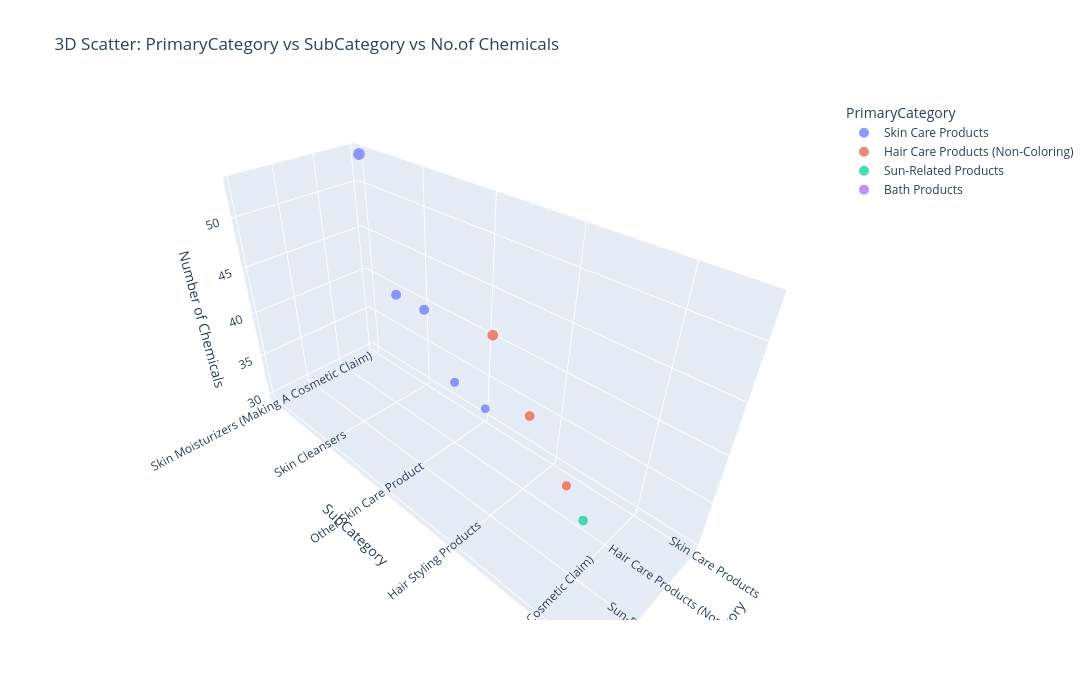

This figure's notebook cell:
### Code cell
# Top 10 product category and sub category having highest number of chemical used
Top10_product_subcategory=df.groupby(['PrimaryCategory','SubCategory'])['ChemicalName'].nunique().sort_values(ascending=False).head(10)
Top10_product_subcategory_df=Top10_product_subcategory.reset_index(name='Number of Chemicals')
fig=px.scatter_3d(Top10_product_subcategory_df,
                  x='PrimaryCategory',
                  y='SubCategory',
                  z='Number of Chemicals',
                  title="3D Scatter: PrimaryCategory vs SubCategory vs No.of Chemicals",
                  color='PrimaryCategory',
                  size='Number of Chemicals')
fig.update_layout(width=1200,height=700)

### Figure 1 — Plotly figure (JSON) as saved in the notebook; plotly's stock layout.template omitted (floating-point values rounded to 4 significant figures)
{"data": [{"hovertemplate": "PrimaryCategory=%{x}<br>SubCategory=%{y}<br>Number of Chemicals=%{marker.size}<extra></extra>", "legendgroup": "Skin Care Products ", "marker": {"color": "#636efa", "size": [53, 39, 39, 32, 31], "sizemode": "area", "sizeref": 0.1325, "symbol": "circle"}, "mode": "markers", "name": "Skin Care Products ", "scene": "scene", "showlegend": true, "type": "scatter3d", "x": ["Skin Care Products ", "Skin Care Products ", "Skin Care Products ", "Skin Care Products ", "Skin Care Products "], "y": ["Skin Moisturizers (Making A Cosmetic Claim)", "Facial Cream", "Skin Cleansers", "Anti-Wrinkle/Anti-Aging Products (Making A Cosmetic Claim)", "Other Skin Care Product"], "z": [53, 39, 39, 32, 31]}, {"hovertemplate": "PrimaryCategory=%{x}<br>SubCategory=%{y}<br>Number of Chemicals=%{marker.size}<extra></extra>", "legendgroup": "Hair Care Products (Non-Coloring)", "marker": {"color": "#EF553B", "size": [44, 38, 33], "sizemode": "area", "sizeref": 0.1325, "symbol": "circle"}, "mode": "markers", "name": "Hair Care Products (Non-Coloring)", "scene": "scene", "showlegend": true, "type": "scatter3d", "x": ["Hair Care Products (Non-Coloring)", "Hair Care Products (Non-Coloring)", "Hair Care Products (Non-Coloring)"], "y": ["Hair Shampoos (Making A Cosmetic Claim) ", "Hair Styling Products", "Hair Conditioners (Rinse-Out)"], "z": [44, 38, 33]}, {"hovertemplate": "PrimaryCategory=%{x}<br>SubCategory=%{y}<br>Number of Chemicals=%{marker.size}<extra></extra>", "legendgroup": "Sun-Related Products", "marker": {"color": "#00cc96", "size": [36], "sizemode": "area", "sizeref": 0.1325, "symbol": "circle"}, "mode": "markers", "name": "Sun-Related Products", "scene": "scene", "showlegend": true, "type": "scatter3d", "x": ["Sun-Related Products"], "y": ["Sunscreen (Making A Cosmetic Claim) "], "z": [36]}, {"hovertemplate": "PrimaryCategory=%{x}<br>SubCategory=%{y}<br>Number of Chemicals=%{marker.size}<extra></extra>", "legendgroup": "Bath Products", "marker": {"color": "#ab63fa", "size": [30], "sizemode": "area", "sizeref": 0.1325, "symbol": "circle"}, "mode": "markers", "name": "Bath Products", "scene": "scene", "showlegend": true, "type": "scatter3d", "x": ["Bath Products"], "y": ["Body Washes And Soaps"], "z": [30]}], "layout": {"height": 700, "legend": {"itemsizing": "constant", "title": {"text": "PrimaryCategory"}, "tracegroupgap": 0}, "scene": {"domain": {"x": [0, 1], "y": [0, 1]}, "xaxis": {"categoryarray": ["Skin Care Products ", "Hair Care Products (Non-Coloring)", "Sun-Related Products", "Bath Products"], "categoryorder": "array", "title": {"text": "PrimaryCategory"}}, "yaxis": {"title": {"text": "SubCategory"}}, "zaxis": {"title": {"text": "Number of Chemicals"}}}, "title": {"text": "3D Scatter: PrimaryCategory vs SubCategory vs No.of Chemicals"}, "width": 1200}}
